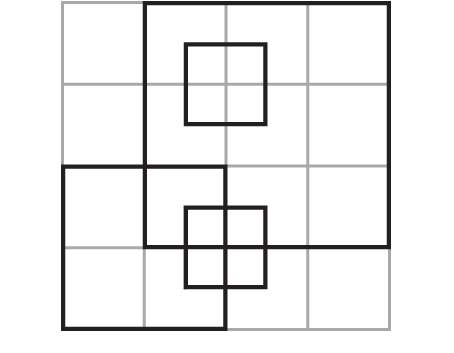
#> input picture task3/box.jpg, 454 x 353 px
$ python 'Harris Corner Detection Algorithm.py'
#> lines starting #> are read from the running program, lines starting #| are printed output that depends on the picture
import numpy as np
from scipy import signal as sig
from scipy import ndimage as ndi
import matplotlib.pyplot as plt
from skimage.feature import corner_peaks
from skimage.io import imread
from skimage.color import rgb2gray

filename = 'box.jpg'

srcImg = imread(filename)
#> srcImg is the input picture: shape (353, 454, 3); mean R, G, B 239.4, 239.2, 239.3

grayImg = rgb2gray(srcImg)

def gradient_x(grayImg):
    ##Sobel operator kernels.
    kernel_x = np.array([[-1, 0, 1],[-2, 0, 2],[-1, 0, 1]])
    return sig.convolve2d(grayImg, kernel_x, mode='same')
def gradient_y(grayImg):
    kernel_y = np.array([[1, 2, 1], [0, 0, 0], [-1, -2, -1]])
    return sig.convolve2d(grayImg, kernel_y, mode='same')
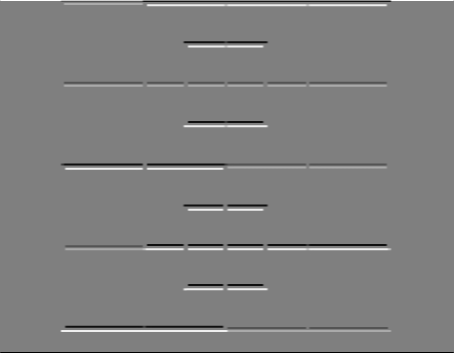
#> returned value: shape (353, 454) float64; min -4, max 4, mean 1.88e-05; drawn with min black and max white

Ix = gradient_x(grayImg)
Iy = gradient_y(grayImg)

Ixx = ndi.gaussian_filter(Ix**2, sigma=1)
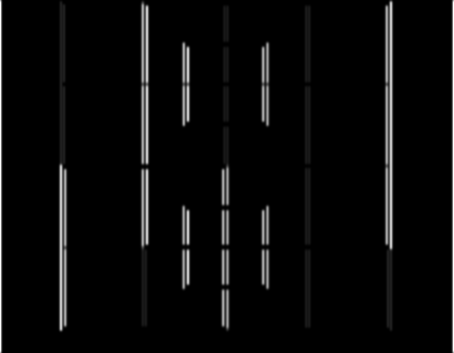
#> Ixx: shape (353, 454) float64; min 0, max 10.25, mean 0.387; drawn with min black and max white
Ixy = ndi.gaussian_filter(Iy*Ix, sigma=1)
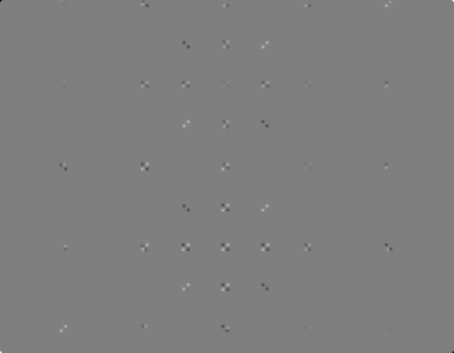
#> Ixy: shape (353, 454) float64; min -3.7, max 3.7, mean -1.7e-05; drawn with min black and max white
Iyy = ndi.gaussian_filter(Iy**2, sigma=1)
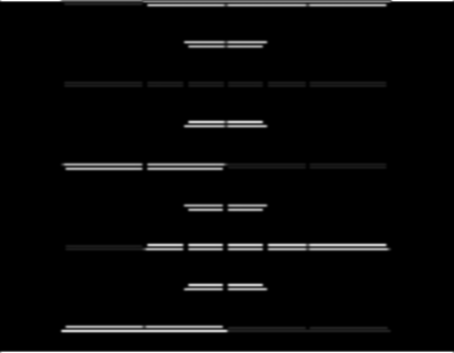
#> Iyy: shape (353, 454) float64; min 0, max 10.25, mean 0.359; drawn with min black and max white


k = 0.05

# determinant
detA = Ixx * Iyy - Ixy ** 2
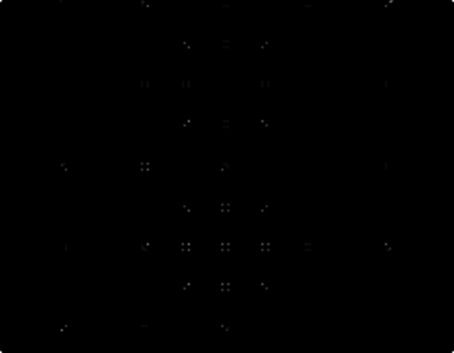
#> detA: shape (353, 454) float64; min -2.24e-44, max 40.79, mean 0; drawn with min black and max white
# trace
traceA = Ixx + Iyy
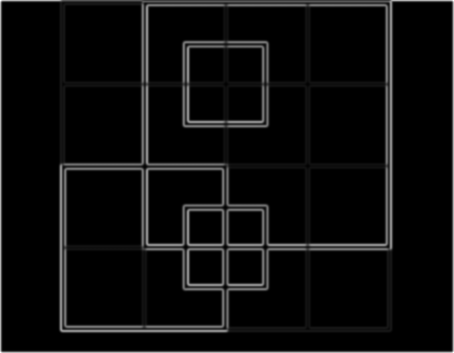
#> traceA: shape (353, 454) float64; min 0, max 14.76, mean 0.746; drawn with min black and max white

R = detA - k * traceA ** 2
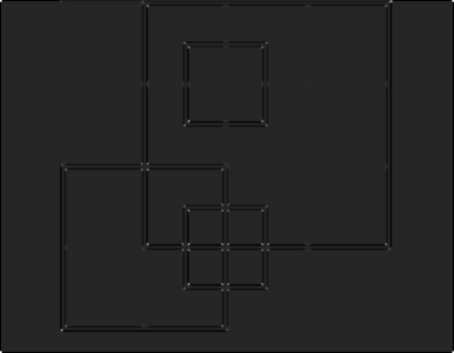
#> R: shape (353, 454) float64; min -5.26, max 29.9, mean -0.2; drawn with min black and max white


# corners = corner_peaks(R,threshold_abs=3)
srcImg[R>0.01*R.max()]=[255,0,0]
fig, ax = plt.subplots()
ax.imshow(srcImg, interpolation='nearest', cmap=plt.cm.gray)
plt.show()
